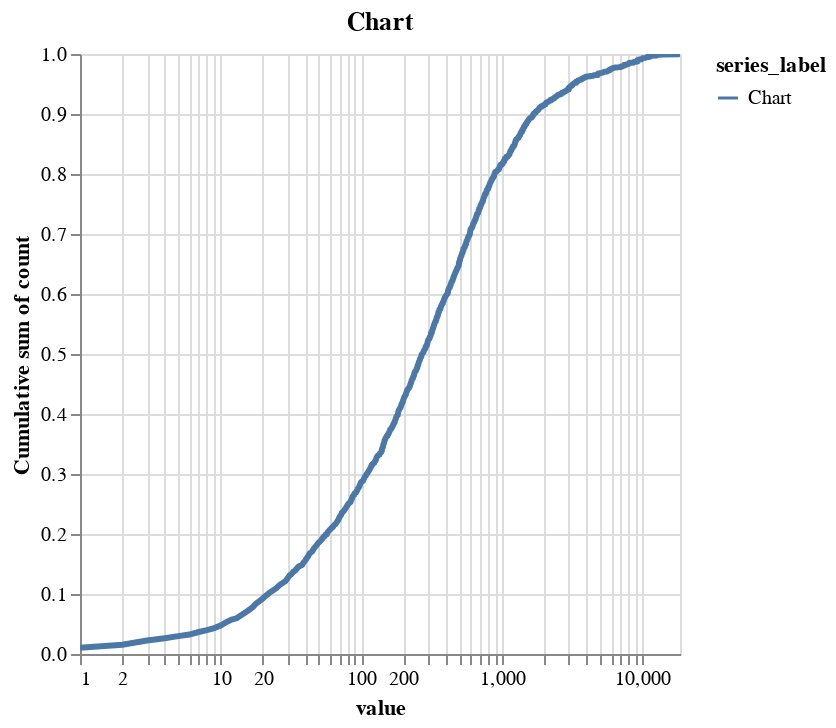

The notebook cell this image was saved under:
### Code cell
chart_merge, countDF = plot_cumsum_counts(both_domains_counts_euk, x_min = 1, plot_type = "default")
chart_merge

### Figure 1 — Vega-Lite specification as saved in the notebook (floating-point values rounded to 4 significant figures; data arrays with more than 128 entries replaced by an {"elided": "..."} marker saying what was removed)
{"config": {"view": {"continuousWidth": 300, "continuousHeight": 300}}, "layer": [{"mark": {"type": "line", "color": "#c4ced4", "strokeWidth": 3}, "encoding": {"color": {"field": "series_label", "type": "nominal"}, "tooltip": [{"field": "series_label", "type": "nominal"}, {"field": "value", "type": "quantitative"}, {"field": "count", "type": "quantitative"}, {"field": "frac_cumsum", "type": "quantitative"}], "x": {"field": "value", "scale": {"domain": [1, 18580.0], "type": "log"}, "title": "value", "type": "quantitative"}, "y": {"axis": {"labelAlign": "right"}, "field": "frac_cumsum", "scale": {"domain": [0, 1]}, "title": "Cumulative sum of count", "type": "quantitative"}}, "name": "view_2", "title": "Chart"}], "data": {"name": "data-00aee2c1fd64a89f398ff44658682687"}, "params": [{"name": "param_2", "select": {"type": "interval", "encodings": ["x", "y"]}, "bind": "scales", "views": ["view_2"]}], "resolve": {"scale": {"y": "independent"}}, "$schema": "https://vega.github.io/schema/vega-lite/v5.17.0.json", "datasets": {"data-00aee2c1fd64a89f398ff44658682687": {"elided": "1090 records"}}}
